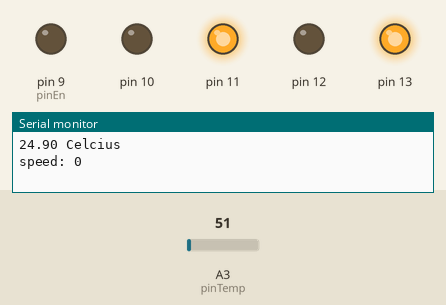
The sketch below on a simulated Arduino Uno, built with avr-gcc and run on an emulated ATmega328P. Parts: output pins drawn as LEDs (lit = HIGH), the last lines printed to the serial monitor. The test bench sets the inputs (shaded band); at power-on: A3 (pinTemp) = 51.

Above: at 1.8 s.
1.9 s: A3 (pinTemp) set to 68
At 3.6 s:
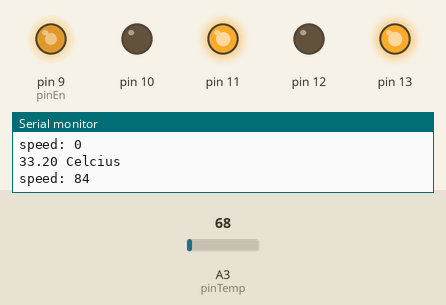
4.5 s: A3 (pinTemp) set to 86
At 7.2 s:
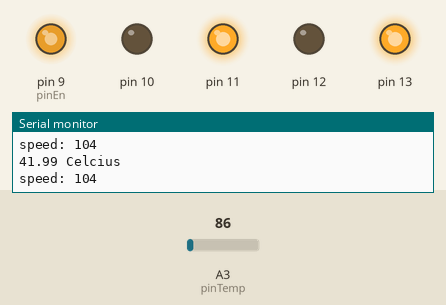
Timing chart, 0 to 8.7 s (numbered marks = the images above; inputs shaded):
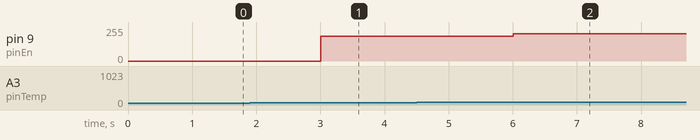

The sketch:

Aiolos.ino
```cpp
/*
 *Temperature sensor to pin A3

 *1,2 enable and 3,4 enable L293D to pin 9
 *Input 1 to pin 13
 *input 2 to pin 12
 *input 3 to pin 11
 *input 4 to pin 10

 *Supply voltage (4x3.7)V
 *Lewatkan L7805 dulu, lalu ke pin Raw
*/


//Deklarasi Variabel
float suhu = 0;
int pinTemp = 3;
int pinEn = 9;
byte speed; // range 0-255


void setup() {
  Serial.begin(9600);
  pinMode(pinTemp, INPUT);
  pinMode(13, OUTPUT);
  pinMode(12, OUTPUT);
  pinMode(11, OUTPUT);
  pinMode(10, OUTPUT);
  pinMode(pinEn, OUTPUT);

  //Menyalakan motor dengan sinyal PWM
  digitalWrite(13, HIGH);
  digitalWrite(12, LOW);
  digitalWrite(11, HIGH);
  digitalWrite(10, LOW);
}

void loop() {
  suhu = ( analogRead(pinTemp)/1024.0 )*500;  //ubah ke celcius
  delay(1000);
  Serial.print(suhu);
  Serial.println(" Celcius");

  //Mengatur kecepatan motor
  speed = map(suhu, 0, 100, 0, 255);
  Serial.print("speed: ");


  if ((suhu < 30) || (suhu > 80))
  {
    Serial.println("0");
    analogWrite(pinEn, 0);
  }
  else
  {
    Serial.println(speed);
    analogWrite(pinEn, speed+100);
  }
}
```

Measured:
- the behaviour switches between 61 and 62 on A3 (pinTemp) (found by bisection; images 0 and 1)
- after the input at 1.9 s, pin 9 (pinEn): 0/255 → 184/255 after 1.1 s
- after the input at 4.5 s, pin 9 (pinEn): 184/255 → 204/255 after 1.5 s
